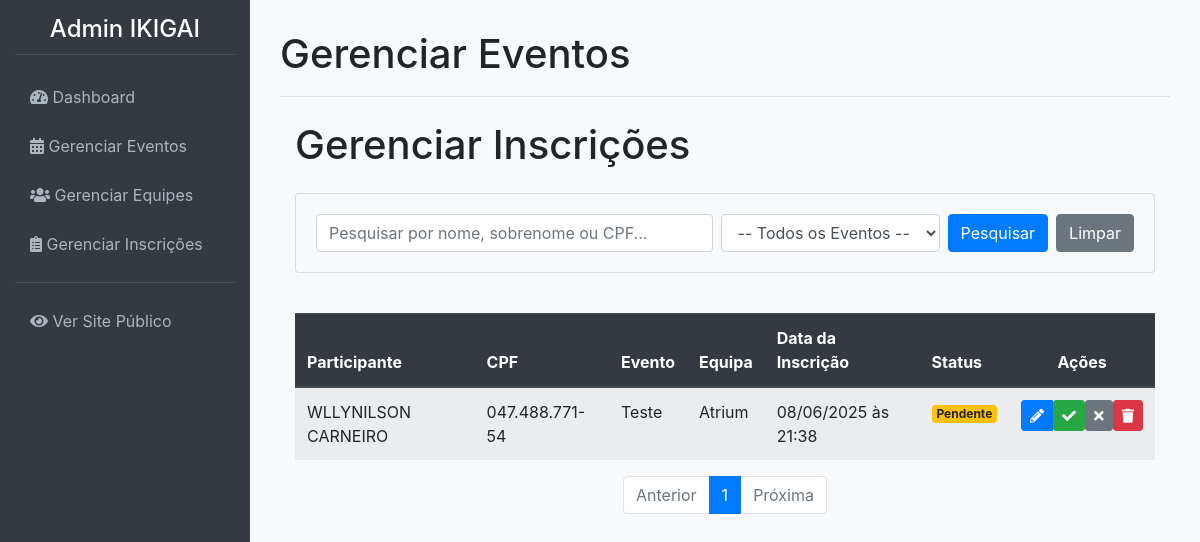
The app's page /admin/gerenciar_inscricoes (signed in), older data.
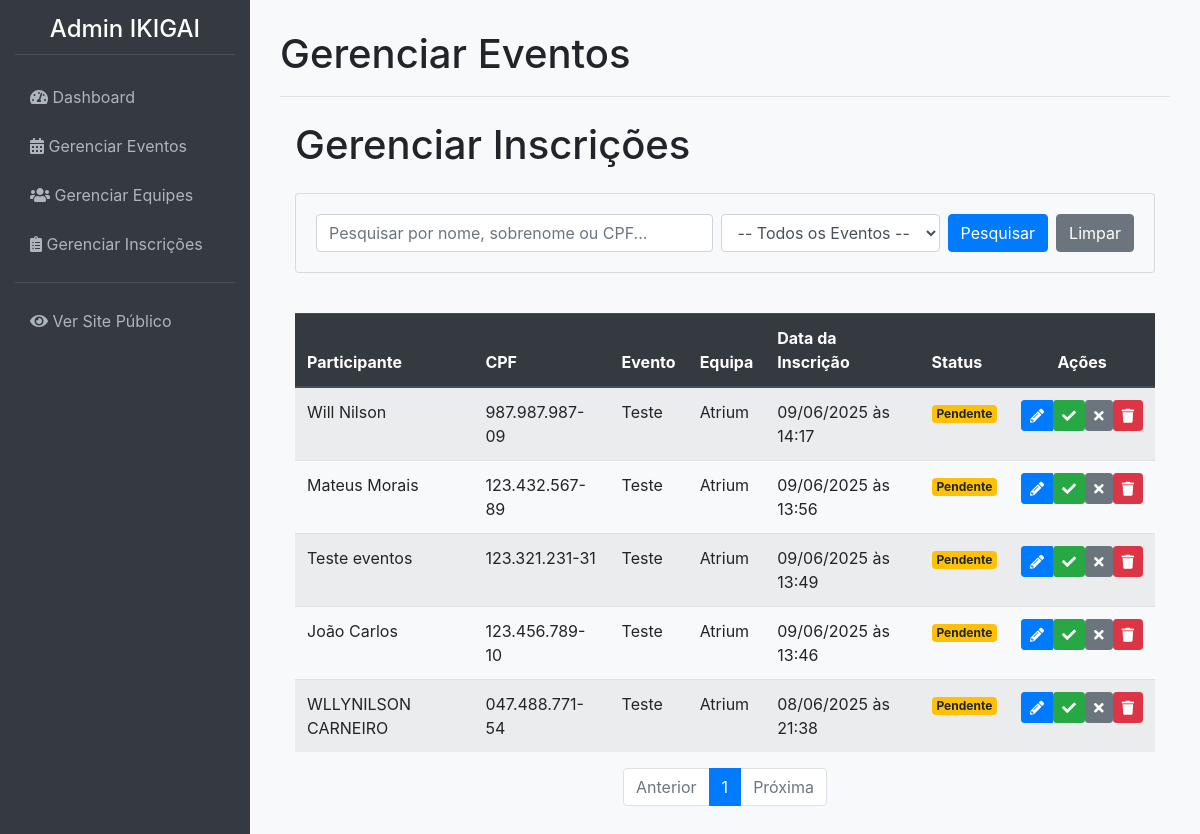
The same page, newer data.
### app/models.py (models this page shows, shortened)
class Inscricao(db.Model):
    __tablename__ = 'inscricoes'
    id = db.Column(db.Integer, primary_key=True)
    nome_participante = db.Column(db.String(100), nullable=False)
    sobrenome_participante = db.Column(db.String(100), nullable=False)
    idade = db.Column(db.Integer, nullable=False)
    cpf = db.Column(db.String(14), nullable=False)
    telefone = db.Column(db.String(20), nullable=False)
    data_inscricao = db.Column(db.DateTime, default=datetime.utcnow)
    evento_id = db.Column(db.Integer, db.ForeignKey('eventos.id'), nullable=False)
    equipe_id = db.Column(db.Integer, db.ForeignKey('equipes.id'), nullable=False)
    status = db.Column(db.String(20), nullable=False, default='Pendente')
    email = db.Column(db.String(100), nullable=False, unique=True)
    __table_args__ = (db.UniqueConstraint('cpf', 'evento_id', name='uq_cpf_evento'),)
    def __repr__(self):
        return f'<Inscricao {self.nome_participante} no evento {self.evento_id}>'

class Evento(db.Model):
    __tablename__ = 'eventos'
    id = db.Column(db.Integer, primary_key=True)
    nome_evento = db.Column(db.String(200), nullable=False)
    data_hora_evento = db.Column(db.DateTime, nullable=False)
    palestrante = db.Column(db.String(100))
    imagem_palestrante = db.Column(db.String(300), nullable=True) # URL para a imagem
    descricao = db.Column(db.Text)
    local_evento = db.Column(db.String(200))
    preco = db.Column(db.Float, default=0.0)
    numero_vagas = db.Column(db.Integer, nullable=False)
    inscricoes = db.relationship('Inscricao', backref='evento', lazy=True)

class Equipe(db.Model):
    __tablename__ = 'equipes'
    id = db.Column(db.Integer, primary_key=True)
    nome_equipe = db.Column(db.String(100), nullable=False, unique=True)
    professor_responsavel = db.Column(db.String(100), nullable=False)
    inscricoes = db.relationship('Inscricao', backref='equipe', lazy=True)

### app/admin/routes.py (the view, shortened to what this page needs)
@bp.route('/gerenciar_inscricoes')
@login_required
def gerenciar_inscricoes():
    page = request.args.get('page', 1, type=int)
    termo_pesquisa = request.args.get('q')
    evento_filtro_id = request.args.get('evento_id')
    query = Inscricao.query
    if termo_pesquisa:
        query = query.filter(or_(
            Inscricao.nome_participante.ilike(f'%{termo_pesquisa}%'),
            Inscricao.sobrenome_participante.ilike(f'%{termo_pesquisa}%'),
            Inscricao.cpf.ilike(f'%{termo_pesquisa}%')
        ))
    inscricoes_paginadas = query.order_by(Inscricao.data_inscricao.desc()).paginate(
        page=page, per_page=10, error_out=False
    )
    print(inscricoes_paginadas.items)
    eventos_para_filtro = Evento.query.order_by(Evento.nome_evento).all()
    return render_template('admin/admin_gerenciar_inscricoes.html',
                           inscricoes_paginadas=inscricoes_paginadas,
                           eventos_para_filtro=eventos_para_filtro,
                           titulo='Gerenciar Inscrições')

### app/__init__.py (called while the page is built)
@login_manager.user_loader
def load_user(user_id):
    return models.User.query.get(int(user_id))

### app/admin/routes.py (called while the page is built)
@bp.before_request
def before_request_handler():
    if current_app.config.get('DEBUG') and not current_user.is_authenticated:
        user = User.query.first()
        if user:
            login_user(user)

### app/templates/admin/admin_gerenciar_inscricoes.html (shortened to what the changed rows need)
{% extends 'admin/admin_base.html' %}
{% block page_title %}Gerenciar Eventos{% endblock %}
{% block content %}
    <div class="container">
        <h1 class="mt-4 mb-4">{{ titulo }}</h1>
        <div class="table-responsive">
    <table class="table table-striped table-hover">
        <div class="table-responsive">
            <table class="table table-striped table-hover">
                <thead class="thead-dark">
                <tr>
                    <th>Participante</th>
                    <th>CPF</th>
                    <th>Evento</th>
                    <th>Equipa</th>
                    <th>Data da Inscrição</th>
                    <th>Status</th>
                    <th class="text-center">Ações</th>
                </tr>
                </thead>
                <tbody>
                {% if inscricoes_paginadas.items %}
                    {% for inscricao in inscricoes_paginadas.items %}
                        <tr>
                            <td>{{ inscricao.nome_participante }} {{ inscricao.sobrenome_participante }}</td>
                            <td>{{ inscricao.cpf }}</td>
                            <td>{{ inscricao.evento.nome_evento }}</td>
                            <td>{{ inscricao.equipe.nome_equipe }}</td>
                            <td>{{ inscricao.data_inscricao.strftime('%d/%m/%Y às %H:%M') }}</td>
                            <td>
                                {% if inscricao.status == 'Aprovada' %}
                                    <span class="badge badge-success">{{ inscricao.status }}</span>
                                {% elif inscricao.status == 'Rejeitada' %}
                                    <span class="badge badge-danger">{{ inscricao.status }}</span>
                                {% else %} <span class="badge badge-warning">{{ inscricao.status }}</span>
                                {% endif %}
                            </td>
                            <td class="text-center">
                                <div class="btn-group" role="group">
                                    <a href="{{ url_for('admin.editar_inscricao', inscricao_id=inscricao.id) }}"
                                       class="btn btn-primary btn-sm" title="Editar Inscrição">
                                        <i class="fas fa-pencil-alt"></i>
                                    </a>
                                    {% if inscricao.status == 'Pendente' %}
                                        <form class="d-inline"
                                              action="{{ url_for('admin.aprovar_inscricao', inscricao_id=inscricao.id) }}"
                                              method="post">
                                            <button type="submit" class="btn btn-success btn-sm" title="Aprovar">
                                                <i class="fas fa-check"></i>
                                            </button>
                                        </form>
                                        <form class="d-inline"
                                              action="{{ url_for('admin.rejeitar_inscricao', inscricao_id=inscricao.id) }}"
                                              method="post">
                                            <button type="submit" class="btn btn-secondary btn-sm" title="Rejeitar">
                                                <i class="fas fa-times"></i>
                                            </button>
                                        </form>
                                    {% endif %}
                                    <form class="d-inline"
                                          action="{{ url_for('admin.cancelar_inscricao', inscricao_id=inscricao.id) }}"
                                          method="post"
                                          onsubmit="return confirm('Tem a certeza que deseja EXCLUIR PERMANENTEMENTE esta inscrição?');">
                                        <button type="submit" class="btn btn-danger btn-sm" title="Excluir Inscrição">
                                            <i class="fas fa-trash"></i>
                                        </button>
                                    </form>
                                </div>
                            </td>
                        </tr>
                    {% endfor %}
                {% else %}
                    <tr>
                        <td colspan="7" class="text-center">Nenhuma inscrição encontrada.</td>
                    </tr>
                {% endif %}
                </tbody>
            </table>
        </div>
    <nav aria-label="Navegação das Inscrições">
        <ul class="pagination justify-content-center">
            {% for page_num in inscricoes_paginadas.iter_pages(left_edge=1, right_edge=1, left_current=1, right_current=2) %}
                {% if page_num %}
                    {% if inscricoes_paginadas.page == page_num %}
                        <li class="page-item active"><a class="page-link" href="#">{{ page_num }}</a></li>
                    {% else %}
                        <li class="page-item"><a class="page-link" href="{{ url_for('admin.gerenciar_inscricoes', page=page_num, q=request.args.get('q'), evento_id=request.args.get('evento_id')) }}">{{ page_num }}</a></li>
                    {% endif %}
                {% else %}
                    <li class="page-item disabled"><span class="page-link">...</span></li>
                {% endif %}
            {% endfor %}
        </ul>
    </nav>
    </div>
{% endblock %}

Row changes from the older to the newer data that the page shows:
added Inscricao: nome_participante "Will", sobrenome_participante "Nilson", cpf "987.987.987-09", evento.nome_evento "Teste", equipe.nome_equipe "Atrium", data_inscricao "09/06/2025 às 14:17", status "Pendente"
added Inscricao: nome_participante "Mateus", sobrenome_participante "Morais", cpf "123.432.567-89", evento.nome_evento "Teste", equipe.nome_equipe "Atrium", data_inscricao "09/06/2025 às 13:56", status "Pendente"
added Inscricao: nome_participante "Teste", sobrenome_participante "eventos", cpf "123.321.231-31", evento.nome_evento "Teste", equipe.nome_equipe "Atrium", data_inscricao "09/06/2025 às 13:49", status "Pendente"
added Inscricao: nome_participante "João", sobrenome_participante "Carlos", cpf "123.456.789-10", evento.nome_evento "Teste", equipe.nome_equipe "Atrium", data_inscricao "09/06/2025 às 13:46", status "Pendente"
